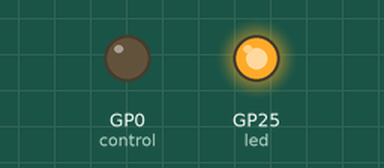
The program below on a simulated Raspberry Pi Pico running MicroPython. Shown: output pins drawn as LEDs (lit = HIGH).

Above: at 1.0 s.
At 3.0 s:
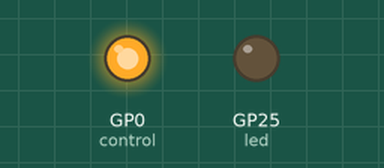
Timing chart, 0 to 5.2 s (numbered marks = the images above):
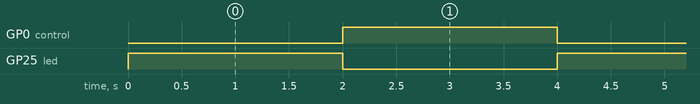

Measured:
- by itself, GP0 (control), GP25 (led): alternates HIGH for 2.0 s and LOW for 2.0 s

The program:

transistor.py
```python
from machine import Pin
from time import sleep_ms

led = Pin("LED", Pin.OUT)
led.value(0)

control = Pin(0, Pin.OUT, pull=None)


while True:
    # high value
    control.value(0)
    led.value(1)
    sleep_ms(2000)

    # low value
    control.value(1)
    led.value(0)
    sleep_ms(2000)
```
